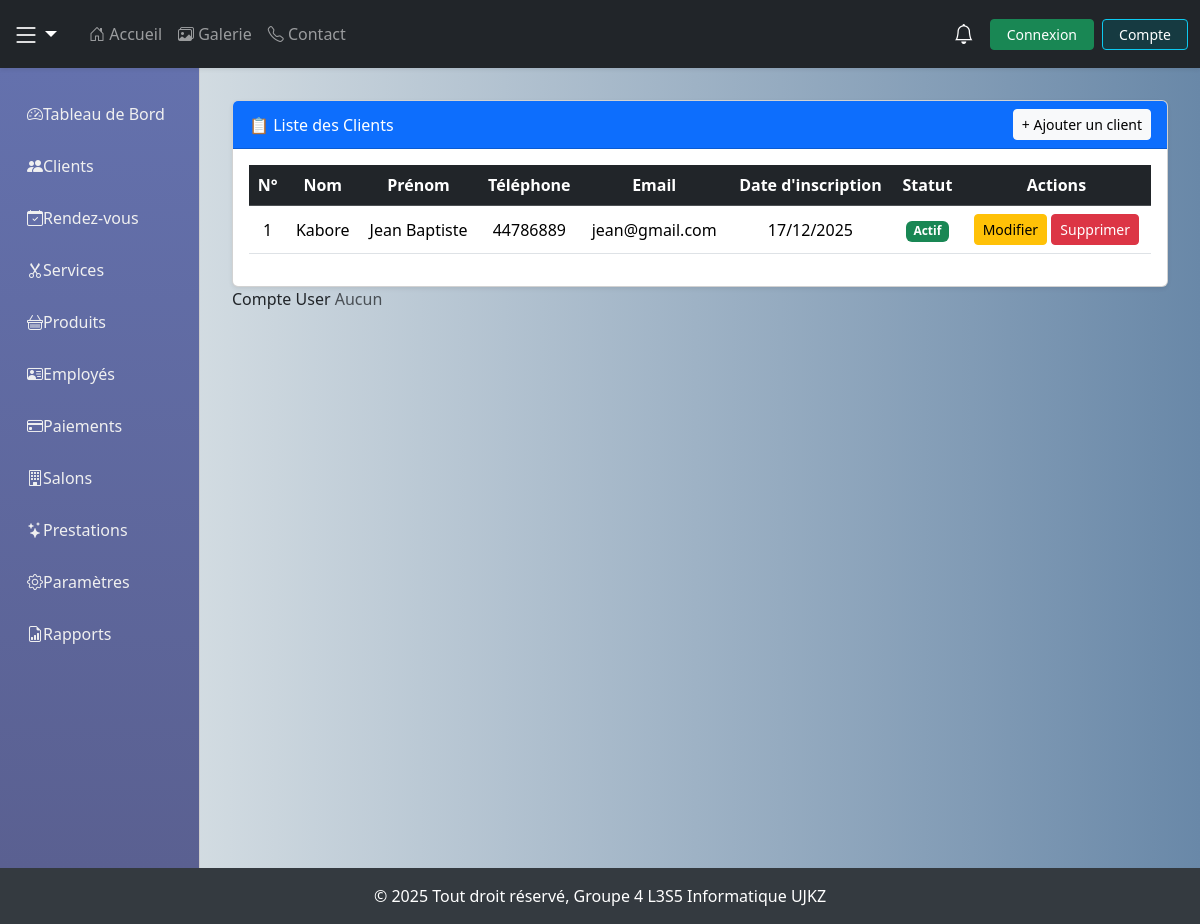
/client/, run on an earlier commit of the app's database.
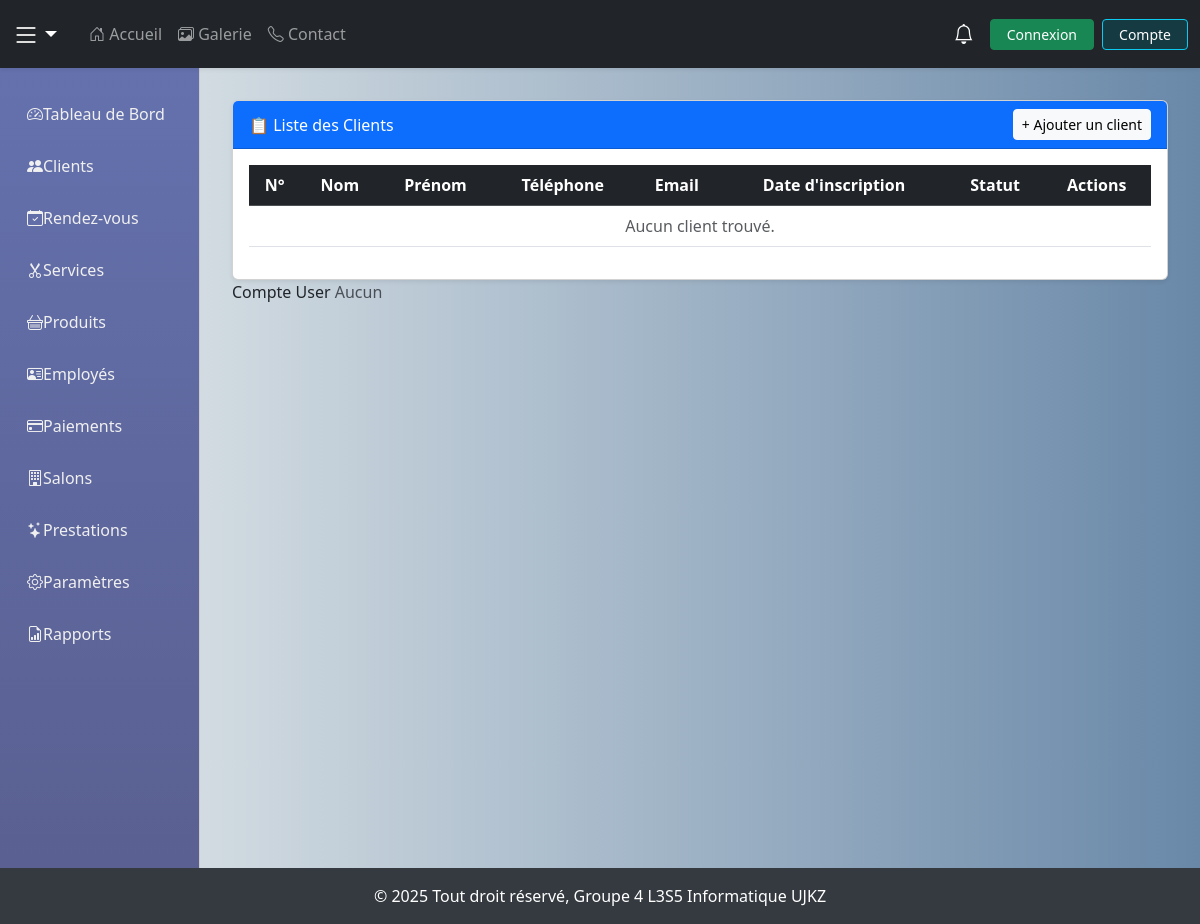
And on a later commit of the database.
### coiffure/models.py (models this page shows, shortened)
class Client(models.Model):
    user = models.OneToOneField(
        User,
        on_delete=models.CASCADE,
        related_name="profil_client", # Corrigé (était profil_employe)
        null=True,
        blank=True
    )
    nom = models.CharField(max_length=50)
    prenom = models.CharField(max_length=50)
    telephone = models.CharField(max_length=20)
    email = models.EmailField(unique=True)
    date_inscription = models.DateField(auto_now_add=True)
    statut = models.CharField(max_length=20, default="actif")
    actif = models.BooleanField(default=True)

### coiffure/views.py (the view)
# urls.py: path('client/', views.liste_clients, name="liste_clients"),
def liste_clients(request):
    clients = Client.objects.all().order_by("-id")
    return render(request, "coiffure/client/liste_clients.html", {"clients": clients})

### coiffure/context_processors.py (called while the page is built)
def notifications(request):
    if request.user.is_authenticated:
        user_notifications = Notification.objects.filter(utilisateur=request.user)
        notifs_non_lues = user_notifications.filter(lu=False).count()
        notifications_recents = user_notifications.order_by('-date')[:5]
    else:
        notifications_recents = []
        notifs_non_lues = 0
    return {
        'notifications': notifications_recents,
        'notif_count': notifs_non_lues,  # <- renommer ici pour ton template
    }

### coiffure/templates/coiffure/client/liste_clients.html (shortened to what this page needs)
{% extends "coiffure/base.html" %}
{% load static %}
{% block content %}
<div class="card shadow-sm">
    <div class="card-header d-flex justify-content-between align-items-center bg-primary text-white">
        <span>📋 Liste des Clients</span>
        <a href="{% url 'ajouter_client' %}" class="btn btn-light btn-sm">+ Ajouter un client</a>
    </div>
    <div class="card-body p-3">
        <div class="table-responsive">
            <table class="table table-hover text-center align-middle">
                <thead class="table-dark">
                    <tr>
                        <th>N°</th>
                        <th>Nom</th>
                        <th>Prénom</th>
                        <th>Téléphone</th>
                        <th>Email</th>
                        <th>Date d'inscription</th>
                        <th>Statut</th>
                        <th>Actions</th>
                    </tr>
                </thead>
                <tbody>
                    {% for client in clients %}
                    <tr>
                        <td>{{ forloop.counter }}</td>
                        <td>{{ client.nom }}</td>
                        <td>{{ client.prenom }}</td>
                        <td>{{ client.telephone }}</td>
                        <td>{{ client.email }}</td>
                        <td>{{ client.date_inscription|date:"d/m/Y" }}</td>
                        <td>
                            {% if client.statut == "actif" %}
                                <span class="badge bg-success">Actif</span>
                            {% else %}
                                <span class="badge bg-secondary">Inactif</span>
                            {% endif %}
                        </td>
                        <td>
                            <a class="btn btn-warning btn-sm" href="{% url 'modifier_client' client.id %}">Modifier</a>
                            <a href="{% url 'supprimer_client' id=client.id %}"
                               class="btn btn-danger btn-sm"
                               onclick="return confirm('Voulez-vous vraiment supprimer ce client ?');">
                                Supprimer
                            </a>
                        </td>
                    </tr>
                    {% empty %}
                    <tr>
                        <td colspan="8" class="text-center text-muted">Aucun client trouvé.</td>
                    </tr>
                    {% endfor %}
                </tbody>
            </table>
        </div>
    </div>
</div>
<th>Compte User</th>
<td>
    {% if client.user %}
        <span class="badge bg-info text-dark">{{ client.user.username }}</span>
    {% else %}
        <span class="text-muted">Aucun</span>
    {% endif %}
</td>
{% endblock %}

What changed in the data, as far as the page shows it:
removed Client: nom "Kabore", prenom "Jean Baptiste", telephone "44786889", email "jean@gmail.com", date_inscription "17/12/2025", statut "Actif"
Also different on the page:
text now shown: "Aucun client trouvé."
